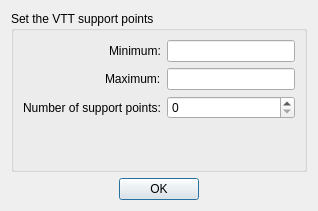
<?xml version="1.0" encoding="UTF-8"?>
<ui version="4.0">
 <class>configLocLogitDialog</class>
 <widget class="QDialog" name="configLocLogitDialog">
  <property name="geometry">
   <rect>
    <x>0</x>
    <y>0</y>
    <width>318</width>
    <height>211</height>
   </rect>
  </property>
  <property name="windowTitle">
   <string>Loc. Logit - Configuration</string>
  </property>
  <layout class="QVBoxLayout" name="layoutToplevel">
   <item>
    <widget class="QGroupBox" name="groupBox">
     <property name="title">
      <string>Set the VTT support points</string>
     </property>
     <layout class="QFormLayout" name="layoutMain">
      <property name="labelAlignment">
       <set>Qt::AlignRight|Qt::AlignTrailing|Qt::AlignVCenter</set>
      </property>
      <item row="0" column="0">
       <widget class="QLabel" name="labelParamMinimum">
        <property name="text">
         <string>Minimum:</string>
        </property>
       </widget>
      </item>
      <item row="0" column="1">
       <widget class="QLineEdit" name="fieldParamMinimum"/>
      </item>
      <item row="1" column="0">
       <widget class="QLabel" name="labelParamMaximum">
        <property name="text">
         <string>Maximum:</string>
        </property>
       </widget>
      </item>
      <item row="1" column="1">
       <widget class="QLineEdit" name="fieldParamMaximum"/>
      </item>
      <item row="2" column="0">
       <widget class="QLabel" name="labelParamSupportPoints">
        <property name="text">
         <string>Number of support points:</string>
        </property>
       </widget>
      </item>
      <item row="2" column="1">
       <widget class="QSpinBox" name="fieldParamSupportPoints"/>
      </item>
     </layout>
    </widget>
   </item>
   <item>
    <widget class="QDialogButtonBox" name="btnDialogBox">
     <property name="orientation">
      <enum>Qt::Horizontal</enum>
     </property>
     <property name="standardButtons">
      <set>QDialogButtonBox::Ok</set>
     </property>
     <property name="centerButtons">
      <bool>true</bool>
     </property>
    </widget>
   </item>
  </layout>
 </widget>
 <resources/>
 <connections>
  <connection>
   <sender>btnDialogBox</sender>
   <signal>accepted()</signal>
   <receiver>configLocLogitDialog</receiver>
   <slot>accept()</slot>
   <hints>
    <hint type="sourcelabel">
     <x>248</x>
     <y>254</y>
    </hint>
    <hint type="destinationlabel">
     <x>157</x>
     <y>274</y>
    </hint>
   </hints>
  </connection>
  <connection>
   <sender>btnDialogBox</sender>
   <signal>rejected()</signal>
   <receiver>configLocLogitDialog</receiver>
   <slot>reject()</slot>
   <hints>
    <hint type="sourcelabel">
     <x>316</x>
     <y>260</y>
    </hint>
    <hint type="destinationlabel">
     <x>286</x>
     <y>274</y>
    </hint>
   </hints>
  </connection>
 </connections>
</ui>
